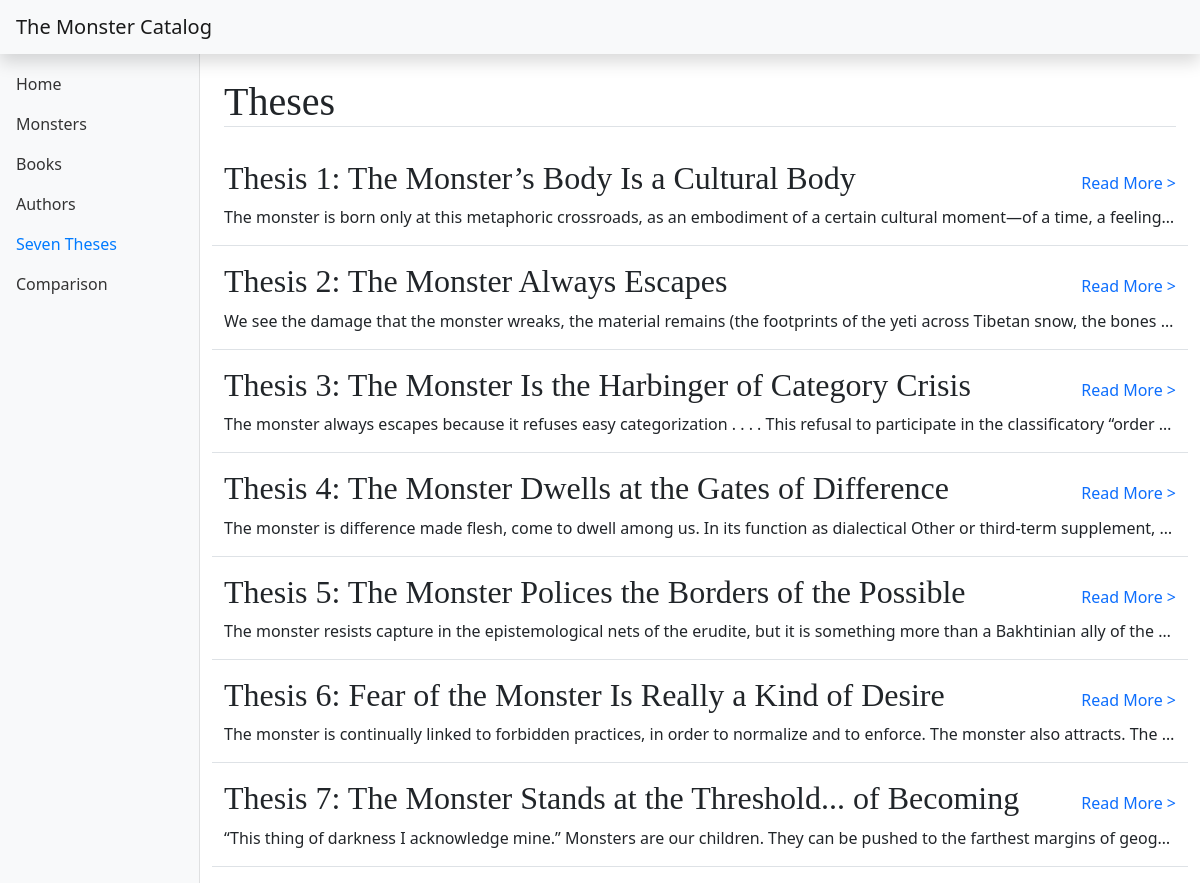
The page /theses on the database its author committed.
### monstercatalog/models.py (models this page shows, shortened)
class MonsterThesis(models.Model):
    title = models.CharField(max_length=255)
    description = models.TextField(blank=True)

### monstercatalog/views.py (the view)
# urls.py: path('theses', views.theses_list, name='thesis_list'),
def theses_list(request):
    theses = MonsterThesis.objects.all()
    return render(request, 'monstercatalog/thesis_list_page.html', {'theses': theses})

### monstercatalog/templates/monstercatalog/thesis_list_page.html
{% extends 'monstercatalog/dash_base.html' %}
{% block main %}
    <div class="container-fluid">
        <div class="row">
            <div class="col-auto">
                <div class="row my-4">
                    <div class="col">
                        <h1 class="border-bottom">Theses</h1>
                    </div>
                </div>
                {% for thesis in theses %}
                    <div class="row my-3 border-bottom">
                        <div class="col" style="max-width: 80rem">
                            <div class="row align-items-baseline">
                                <div class="col-auto">
                                    <h2>Thesis {{ thesis.id }}: {{ thesis.title }}</h2>
                                </div>
                                <div class="col-auto ms-auto">
                                    <a href="{% url 'thesis_detail' thesis.id %}" class="text-decoration-none">Read More ></a>
                                </div>
                            </div>
                            <div class="row">
                                <p class="text-truncate">{{ thesis.description }}</p>
                            </div>
                        </div>
                    </div>
                {% endfor %}
            </div>
        </div>
    </div>
{% endblock %}

### rows shown on the page
MonsterThesis: id "1", title "The Monster’s Body Is a Cultural Body", description "The monster is born only at this metaphoric crossroads, as an embodiment of a certain cultural moment—of a time, a feeling…"
MonsterThesis: id "2", title "The Monster Always Escapes", description "We see the damage that the monster wreaks, the material remains (the footprints of the yeti across Tibetan snow, the bones…"
MonsterThesis: id "3", title "The Monster Is the Harbinger of Category Crisis", description "The monster always escapes because it refuses easy categorization . . . . This refusal to participate in the classificatory “order…"
MonsterThesis: id "4", title "The Monster Dwells at the Gates of Difference", description "The monster is difference made flesh, come to dwell among us. In its function as dialectical Other or third-term supplement,…"
MonsterThesis: id "5", title "The Monster Polices the Borders of the Possible", description "The monster resists capture in the epistemological nets of the erudite, but it is something more than a Bakhtinian ally of the…"
MonsterThesis: id "6", title "Fear of the Monster Is Really a Kind of Desire", description "The monster is continually linked to forbidden practices, in order to normalize and to enforce. The monster also attracts. The…"
MonsterThesis: id "7", title "The Monster Stands at the Threshold... of Becoming", description "“This thing of darkness I acknowledge mine.” Monsters are our children. They can be pushed to the farthest margins of geog…"
